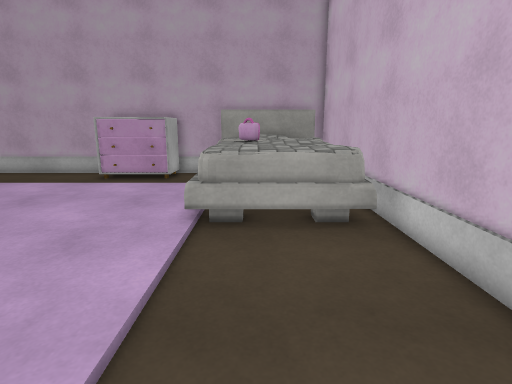
view 1 (above)

16 first-person views from a walk through a Unity game level. The camera is 1.4 m above the floor, tilts 12° down and sees 80° across. The floor is counted in squares, 0.5 m on a side. Each view is taken from the middle of a square. On the plan, view 1 faces up. The plan holds only what a view shows up to about 20 squares ahead; the rest is blank. The player is left out. Some animated figures are not drawn. Surface patterns are stand-ins for the level's own textures.

view 2
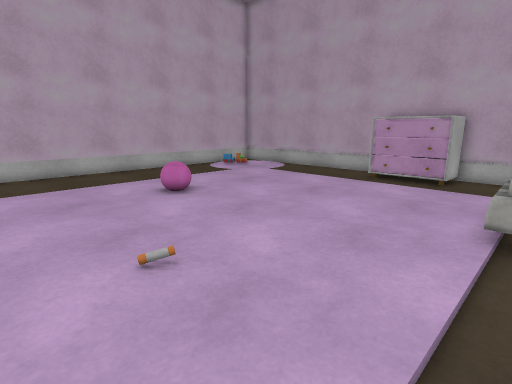

view 3
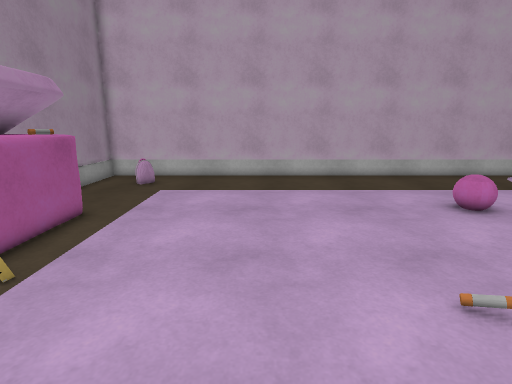

view 4
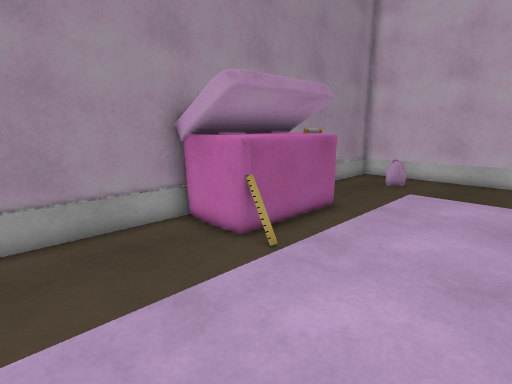

view 5
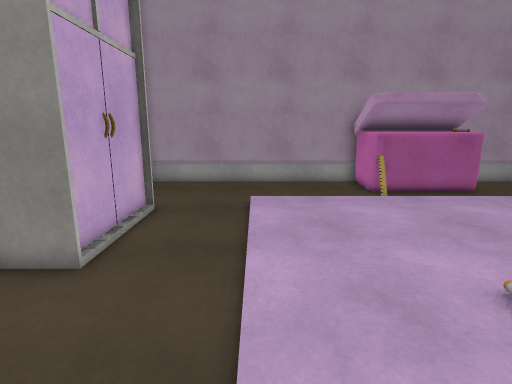

view 6
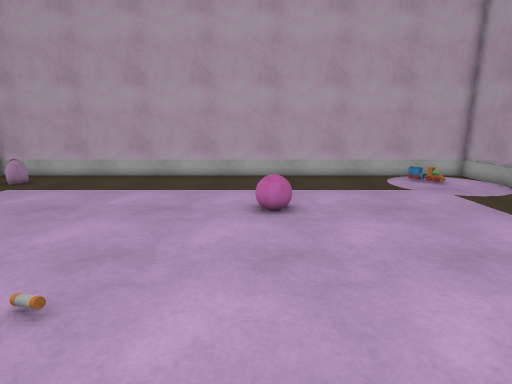

view 7
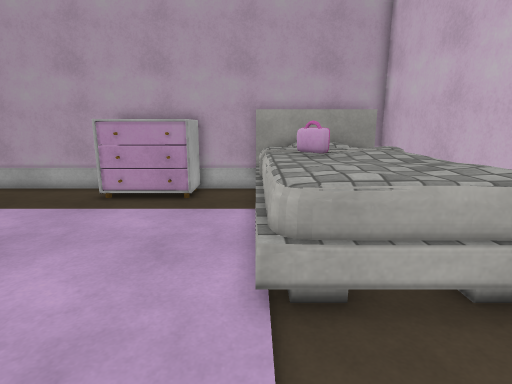

view 8
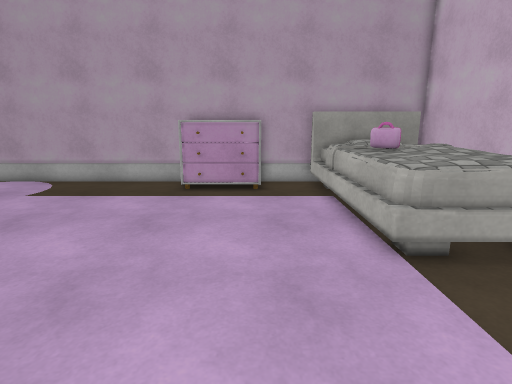

view 9
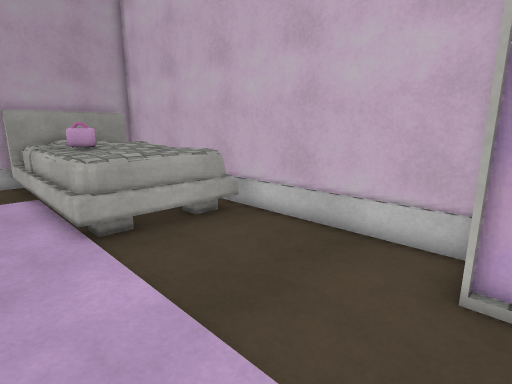

view 10
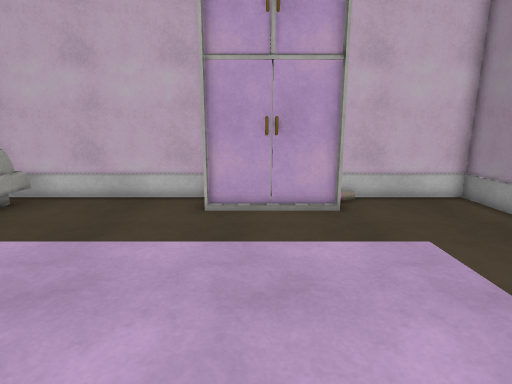

view 11
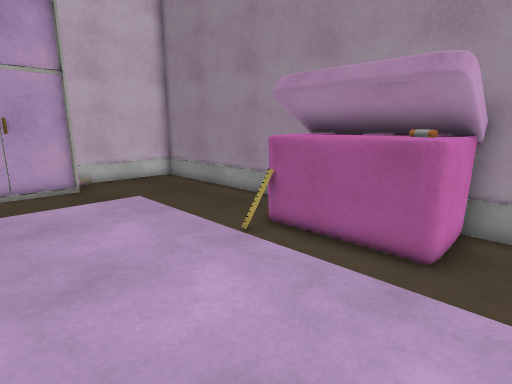

view 12
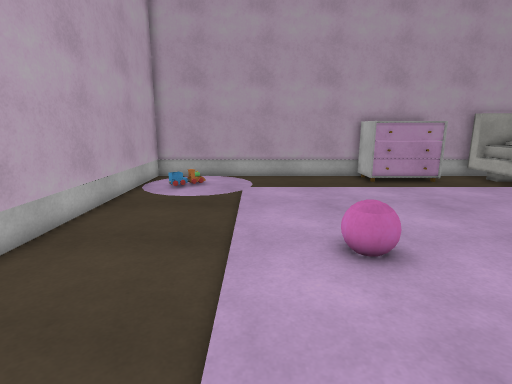

view 13
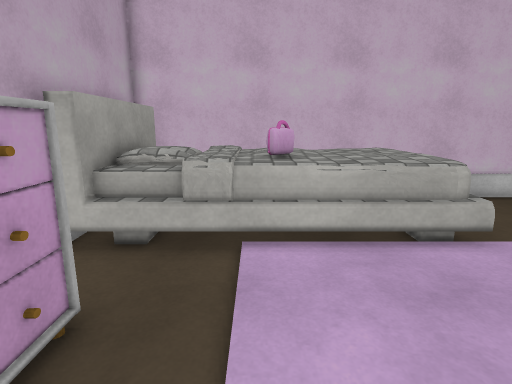

view 14
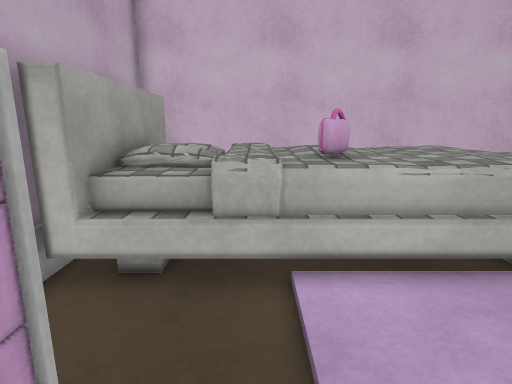

view 15
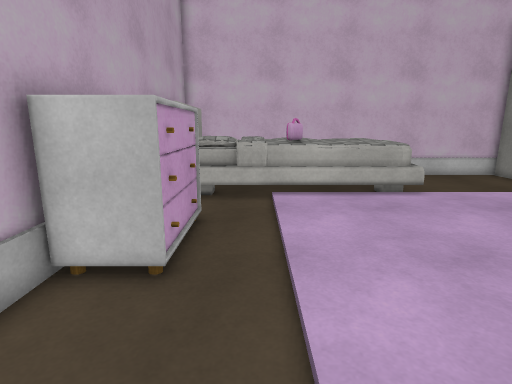

view 16
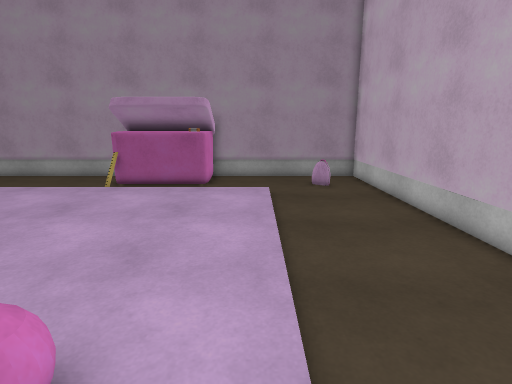

### Floor plan
Points are (right, up) in squares from view 1. A wall is a line through its corners. A room is listed if a view was taken in it or the views show most of it. See-through windows are left out.
Room 1 (views 1, 2, 3, 4, 5, 6, 7, 8, 9, 10, 11, 12, 13, 14, 15, 16)
walls: (4.1, 0.6) (4.1, 19.1); (1.8, -4.1) (2.6, -4.1); (-7, 19.1) (-21.1, 19.1) (-21.1, -10.1) (-12.5, -10.1); (-7.5, -10.1) (4.1, -10.1) (4.1, -4.6); (-1.4, 19.1) (-5.4, 19.1)
objects: other object (-19, -7) to (-18, -7); other object (-13, -10) to (-7, -7); other object (-9, 17) to (-5, 18); other object (-2, 8) to (3, 13); other object (-2, 15) to (3, 18); other object (-1, 13) to (0, 14); other object (2, -3) to (2, 0)

Positions as (right, up) in squares from view 1, and headings:
1: (0, 0), facing up
2: (-1, 0), facing up-left
3: (-2, -1), facing left
4: (-2, -1), facing down-left
5: (-2, 7), facing down
6: (-2, 6), facing left
7: (-2, 4), facing up
8: (-5, 2), facing up
9: (-4, 0), facing up-right
10: (-9, -1), facing right
11: (-14, 0), facing down-right
12: (-15, 0), facing up
13: (-9, 14), facing right
14: (-7, 15), facing right
15: (-14, 15), facing right
16: (-15, 9), facing down
